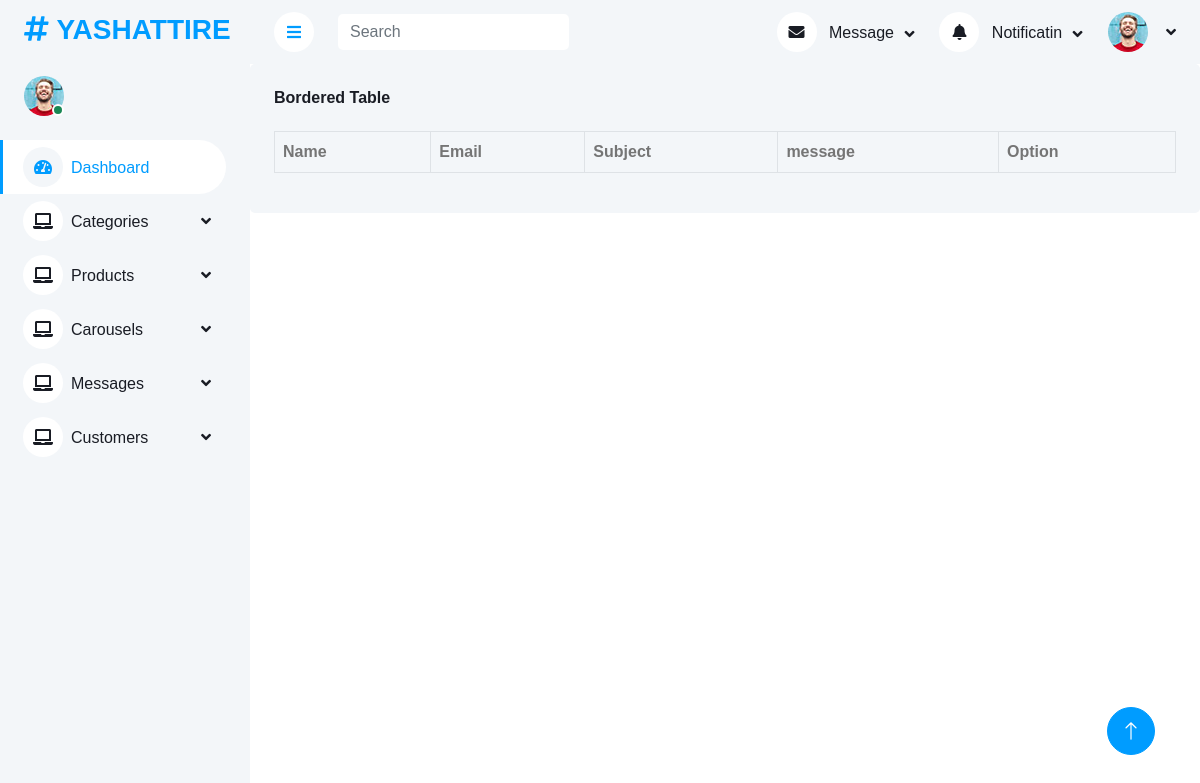
Before: /MainApp/Display_contact/ with the older database file.
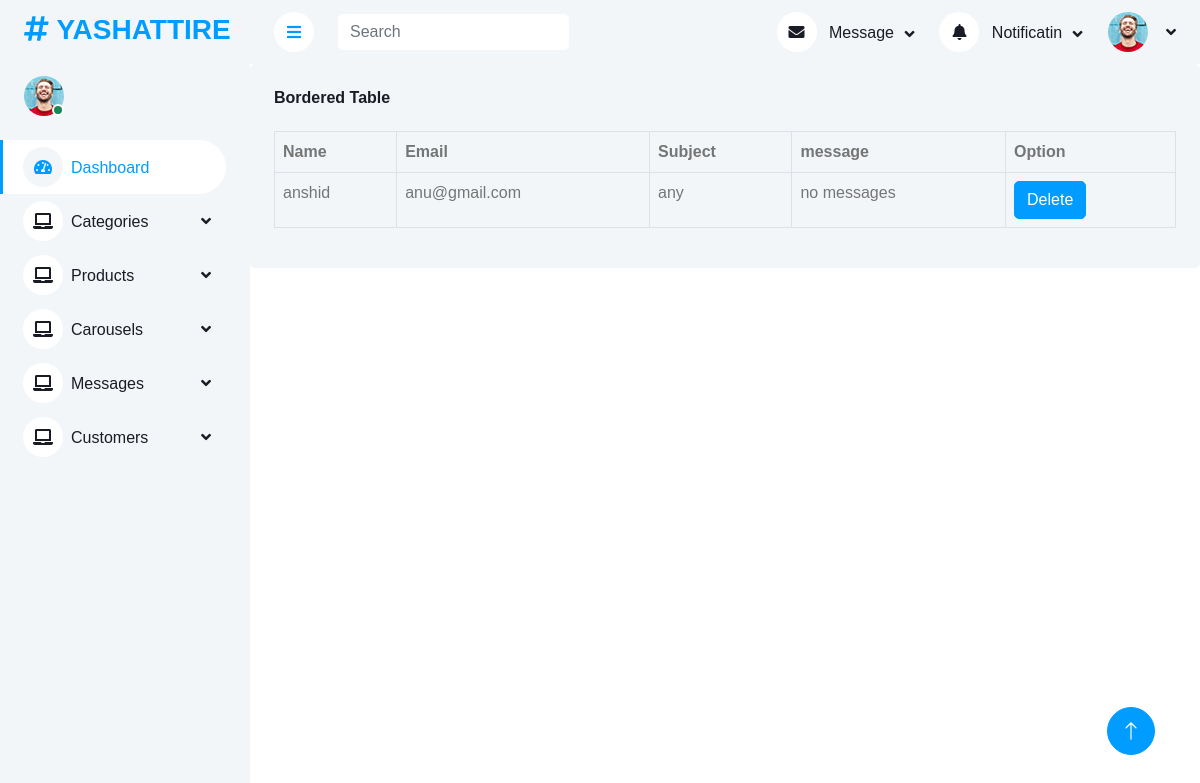
After: the same page with the newer database file.
### FrontendApp/models.py (models this page shows)
class ContactDb(models.Model):
    Name= models.CharField(null=True,blank=True,max_length=100)
    Email= models.EmailField()
    Subject=models.CharField(null=True,blank=True,max_length=100)
    Message=models.CharField(null=True,blank=True, max_length=1000)

### MainApp/views.py (the view)
# urls.py: path('Display_contact/',views.Display_contact,name="Display_contact"),
def Display_contact(request):
    data=ContactDb.objects.all()
    context={
        'data':data
    }
    return render(request,"Display_contact_deatails.html",context)

### MainApp/Templates/Display_contact_deatails.html (shortened to what this page needs)
<!DOCTYPE html>
{% extends 'Admin_homepage.html' %}
{% block content %}
<html lang="en">
<head>
</head>
<body>
    <div class="col-sm-12 col-xl-6" style="width: 100%;">
        <div class="bg-light rounded h-100 p-4">
            <h6 class="mb-4">Bordered Table</h6>
            <table class="table table-bordered">
                <thead>
                    <tr>
                        <th scope="col">Name</th>
                        <th scope="col">Email</th>
                        <th scope="col">Subject</th>
                        <th>message</th>
                        <th>Option</th>
                    </tr>
                </thead>
                <tbody>
                    {% for i in data %}
                    <tr>
                        <td>{{i.Name}}</td>
                        <td>{{i.Email}}</td>
                        <td>{{i.Subject}}</td>
                        <td>{{i.Message}}</td>
                    <td>
                        <form action="{% url 'Delete_contact' dataid=i.id  %}">
                            <button type="submit" class="btn btn-primary mr-2">Delete</button>
                        </form>
                    </td>
                    </tr>
                    {% endfor %}
                </tbody>
            </table>
        </div>
    </div>
</body>
</html>
{% endblock %}

Changed rows visible on the page:
added ContactDb: Name "anshid", Email "anu@gmail.com", Subject "any", Message "no messages"
